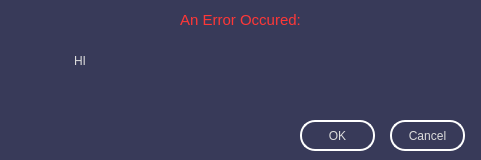
<?xml version="1.0" encoding="UTF-8"?>
<ui version="4.0">
 <class>Dialog</class>
 <widget class="QDialog" name="Dialog">
  <property name="geometry">
   <rect>
    <x>0</x>
    <y>0</y>
    <width>481</width>
    <height>160</height>
   </rect>
  </property>
  <property name="minimumSize">
   <size>
    <width>481</width>
    <height>160</height>
   </size>
  </property>
  <property name="maximumSize">
   <size>
    <width>481</width>
    <height>160</height>
   </size>
  </property>
  <property name="windowTitle">
   <string>Dialog</string>
  </property>
  <property name="styleSheet">
   <string notr="true">background-color: rgb(56, 58, 89);
color: rgb(220, 220, 220);</string>
  </property>
  <widget class="QPushButton" name="pushButton">
   <property name="geometry">
    <rect>
     <x>10</x>
     <y>50</y>
     <width>51</width>
     <height>51</height>
    </rect>
   </property>
   <property name="styleSheet">
    <string notr="true">QPushButton { 
   background-color: transparent; 
   border: 0px}</string>
   </property>
   <property name="text">
    <string/>
   </property>
   <property name="icon">
    <iconset>
     <normaloff>icons/construction_attention_alert_icon_153258.png</normaloff>icons/construction_attention_alert_icon_153258.png</iconset>
   </property>
   <property name="iconSize">
    <size>
     <width>50</width>
     <height>50</height>
    </size>
   </property>
   <property name="checkable">
    <bool>false</bool>
   </property>
   <property name="autoRepeatInterval">
    <number>100</number>
   </property>
  </widget>
  <widget class="QLabel" name="label">
   <property name="geometry">
    <rect>
     <x>0</x>
     <y>10</y>
     <width>481</width>
     <height>20</height>
    </rect>
   </property>
   <property name="font">
    <font>
     <pointsize>11</pointsize>
    </font>
   </property>
   <property name="styleSheet">
    <string notr="true">color: rgb(255, 55, 55)</string>
   </property>
   <property name="text">
    <string>An Error Occured:</string>
   </property>
   <property name="alignment">
    <set>Qt::AlignCenter</set>
   </property>
  </widget>
  <widget class="QTextBrowser" name="textBrowser">
   <property name="geometry">
    <rect>
     <x>70</x>
     <y>50</y>
     <width>401</width>
     <height>61</height>
    </rect>
   </property>
   <property name="styleSheet">
    <string notr="true">QTextBrowser { 
   background-color: transparent; 
   border: 0px}</string>
   </property>
   <property name="lineWrapMode">
    <enum>QTextEdit::WidgetWidth</enum>
   </property>
   <property name="html">
    <string>&lt;!DOCTYPE HTML PUBLIC &quot;-//W3C//DTD HTML 4.0//EN&quot; &quot;http://www.w3.org/TR/REC-html40/strict.dtd&quot;&gt;
&lt;html&gt;&lt;head&gt;&lt;meta name=&quot;qrichtext&quot; content=&quot;1&quot; /&gt;&lt;meta charset=&quot;utf-8&quot; /&gt;&lt;style type=&quot;text/css&quot;&gt;
p, li { white-space: pre-wrap; }
hr { height: 1px; border-width: 0; }
&lt;/style&gt;&lt;/head&gt;&lt;body style=&quot; font-family:'Segoe UI'; font-size:9pt; font-weight:400; font-style:normal;&quot;&gt;
&lt;p style=&quot; margin-top:0px; margin-bottom:0px; margin-left:0px; margin-right:0px; -qt-block-indent:0; text-indent:0px;&quot;&gt;HI&lt;/p&gt;&lt;/body&gt;&lt;/html&gt;</string>
   </property>
  </widget>
  <widget class="QPushButton" name="pushButton_2">
   <property name="geometry">
    <rect>
     <x>300</x>
     <y>120</y>
     <width>75</width>
     <height>31</height>
    </rect>
   </property>
   <property name="cursor">
    <cursorShape>PointingHandCursor</cursorShape>
   </property>
   <property name="styleSheet">
    <string notr="true">QPushButton{
  border: 1.5px solid white;
  border-radius: 15px;
  padding: 5px;
}
QPushButton:hover{
  background-color: rgb(98, 98, 98);  
}</string>
   </property>
   <property name="text">
    <string>OK</string>
   </property>
  </widget>
  <widget class="QPushButton" name="pushButton_3">
   <property name="geometry">
    <rect>
     <x>390</x>
     <y>120</y>
     <width>75</width>
     <height>31</height>
    </rect>
   </property>
   <property name="cursor">
    <cursorShape>PointingHandCursor</cursorShape>
   </property>
   <property name="styleSheet">
    <string notr="true">QPushButton{
  border: 1.5px solid white;
  border-radius: 15px;
  padding: 5px;
}
QPushButton:hover{
  background-color: rgb(98, 98, 98);  
}</string>
   </property>
   <property name="text">
    <string>Cancel</string>
   </property>
  </widget>
 </widget>
 <resources>
  <include location="icon.qrc"/>
 </resources>
 <connections/>
</ui>
